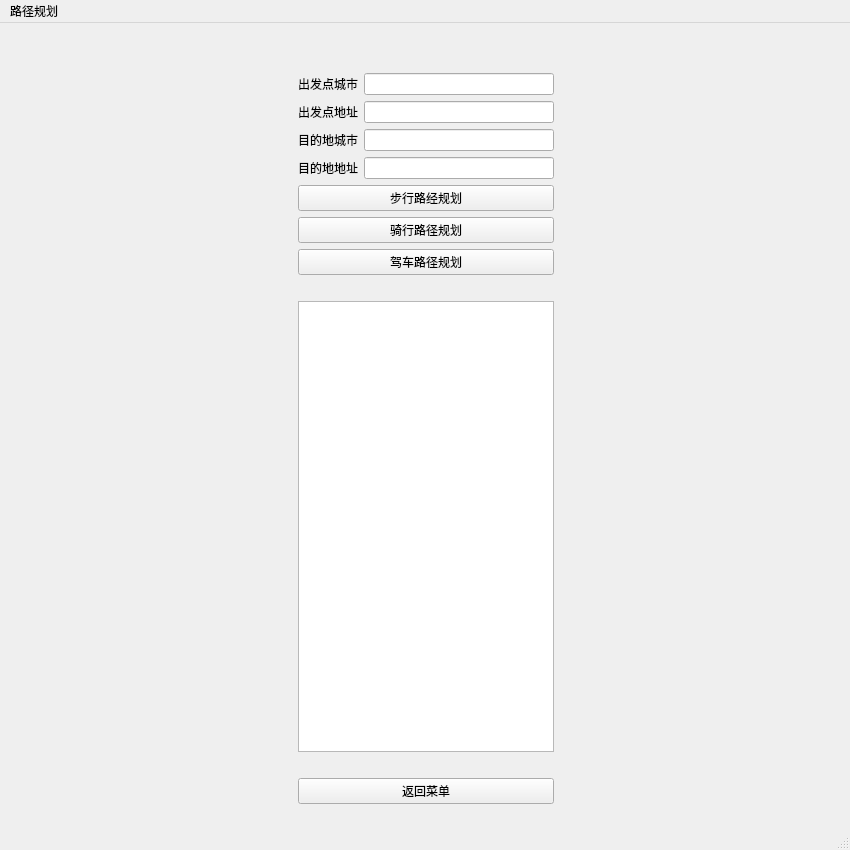
<?xml version="1.0" encoding="UTF-8"?>
<ui version="4.0">
 <class>MainWindow</class>
 <widget class="QMainWindow" name="MainWindow">
  <property name="geometry">
   <rect>
    <x>0</x>
    <y>0</y>
    <width>850</width>
    <height>850</height>
   </rect>
  </property>
  <property name="windowTitle">
   <string>MainWindow</string>
  </property>
  <widget class="QWidget" name="centralwidget">
   <widget class="QWidget" name="formLayoutWidget">
    <property name="geometry">
     <rect>
      <x>250</x>
      <y>30</y>
      <width>352</width>
      <height>771</height>
     </rect>
    </property>
    <layout class="QGridLayout" name="gridLayout_2">
     <item row="4" column="1">
      <widget class="QTextEdit" name="textEdit">
       <property name="minimumSize">
        <size>
         <width>0</width>
         <height>201</height>
        </size>
       </property>
       <property name="readOnly">
        <bool>true</bool>
       </property>
      </widget>
     </item>
     <item row="3" column="2">
      <spacer name="horizontalSpacer">
       <property name="orientation">
        <enum>Qt::Horizontal</enum>
       </property>
       <property name="sizeHint" stdset="0">
        <size>
         <width>40</width>
         <height>20</height>
        </size>
       </property>
      </spacer>
     </item>
     <item row="0" column="1">
      <layout class="QGridLayout" name="gridLayout">
       <item row="3" column="1">
        <widget class="QLineEdit" name="lineEdit_2"/>
       </item>
       <item row="5" column="0">
        <widget class="QLabel" name="label_4">
         <property name="text">
          <string>目的地地址</string>
         </property>
         <property name="alignment">
          <set>Qt::AlignCenter</set>
         </property>
        </widget>
       </item>
       <item row="3" column="0">
        <widget class="QLabel" name="label_2">
         <property name="text">
          <string>出发点地址</string>
         </property>
         <property name="alignment">
          <set>Qt::AlignCenter</set>
         </property>
        </widget>
       </item>
       <item row="2" column="0">
        <widget class="QLabel" name="label">
         <property name="text">
          <string>出发点城市</string>
         </property>
         <property name="alignment">
          <set>Qt::AlignCenter</set>
         </property>
        </widget>
       </item>
       <item row="4" column="0">
        <widget class="QLabel" name="label_3">
         <property name="text">
          <string>目的地城市</string>
         </property>
         <property name="alignment">
          <set>Qt::AlignCenter</set>
         </property>
        </widget>
       </item>
       <item row="2" column="1">
        <widget class="QLineEdit" name="lineEdit"/>
       </item>
       <item row="4" column="1">
        <widget class="QLineEdit" name="lineEdit_3"/>
       </item>
       <item row="5" column="1">
        <widget class="QLineEdit" name="lineEdit_4"/>
       </item>
       <item row="1" column="1">
        <spacer name="horizontalSpacer_4">
         <property name="orientation">
          <enum>Qt::Horizontal</enum>
         </property>
         <property name="sizeHint" stdset="0">
          <size>
           <width>40</width>
           <height>20</height>
          </size>
         </property>
        </spacer>
       </item>
      </layout>
     </item>
     <item row="5" column="1">
      <spacer name="horizontalSpacer_3">
       <property name="orientation">
        <enum>Qt::Horizontal</enum>
       </property>
       <property name="sizeHint" stdset="0">
        <size>
         <width>40</width>
         <height>20</height>
        </size>
       </property>
      </spacer>
     </item>
     <item row="1" column="1">
      <layout class="QVBoxLayout" name="verticalLayout">
       <item>
        <widget class="QPushButton" name="pushButton">
         <property name="text">
          <string>步行路经规划</string>
         </property>
        </widget>
       </item>
       <item>
        <widget class="QPushButton" name="pushButton_2">
         <property name="text">
          <string>骑行路径规划</string>
         </property>
        </widget>
       </item>
       <item>
        <widget class="QPushButton" name="pushButton_3">
         <property name="text">
          <string>驾车路径规划</string>
         </property>
        </widget>
       </item>
      </layout>
     </item>
     <item row="6" column="1">
      <widget class="QPushButton" name="pushButton_back">
       <property name="text">
        <string>返回菜单</string>
       </property>
      </widget>
     </item>
     <item row="3" column="0">
      <spacer name="horizontalSpacer_2">
       <property name="orientation">
        <enum>Qt::Horizontal</enum>
       </property>
       <property name="sizeHint" stdset="0">
        <size>
         <width>40</width>
         <height>20</height>
        </size>
       </property>
      </spacer>
     </item>
     <item row="7" column="1">
      <spacer name="horizontalSpacer_5">
       <property name="orientation">
        <enum>Qt::Horizontal</enum>
       </property>
       <property name="sizeHint" stdset="0">
        <size>
         <width>40</width>
         <height>20</height>
        </size>
       </property>
      </spacer>
     </item>
    </layout>
   </widget>
  </widget>
  <widget class="QMenuBar" name="menubar">
   <property name="geometry">
    <rect>
     <x>0</x>
     <y>0</y>
     <width>850</width>
     <height>26</height>
    </rect>
   </property>
   <widget class="QMenu" name="menu">
    <property name="title">
     <string>路径规划</string>
    </property>
   </widget>
   <addaction name="menu"/>
  </widget>
  <widget class="QStatusBar" name="statusbar"/>
 </widget>
 <resources/>
 <connections/>
</ui>
